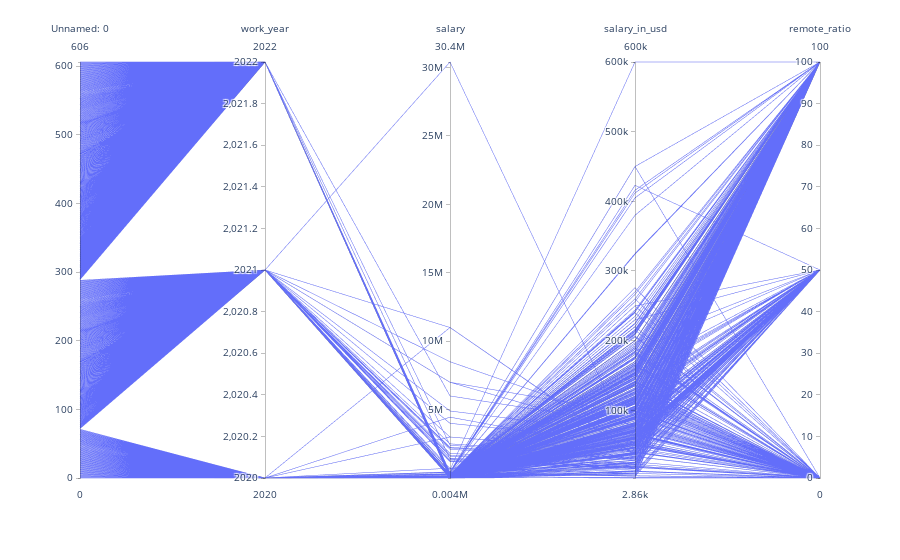

Source (notebook cell):
### Code cell
fig = px.parallel_coordinates(dss, labels={'kmeans': 'Clusters', 'salary': 'salary', 'salary_in_usd': 'salary_in_usd', 'salary_currency': 'salary_currency'}, color_continuous_scale=px.colors.sequential.Plotly3, color_continuous_midpoint=3)
fig.show()

### Figure 1 — Plotly figure (JSON) as saved in the notebook; plotly's stock layout.template omitted (floating-point values rounded to 4 significant figures; data arrays with more than 128 entries replaced by an {"elided": "..."} marker saying what was removed)
{"data": [{"dimensions": [{"label": "Unnamed: 0", "values": {"elided": "607 int values"}}, {"label": "work_year", "values": {"elided": "607 int values"}}, {"label": "salary", "values": {"elided": "607 int values"}}, {"label": "salary_in_usd", "values": {"elided": "607 int values"}}, {"label": "remote_ratio", "values": {"elided": "607 int values"}}], "domain": {"x": [0, 1], "y": [0, 1]}, "name": "", "type": "parcoords"}], "layout": {"legend": {"tracegroupgap": 0}, "margin": {"t": 60}}}
